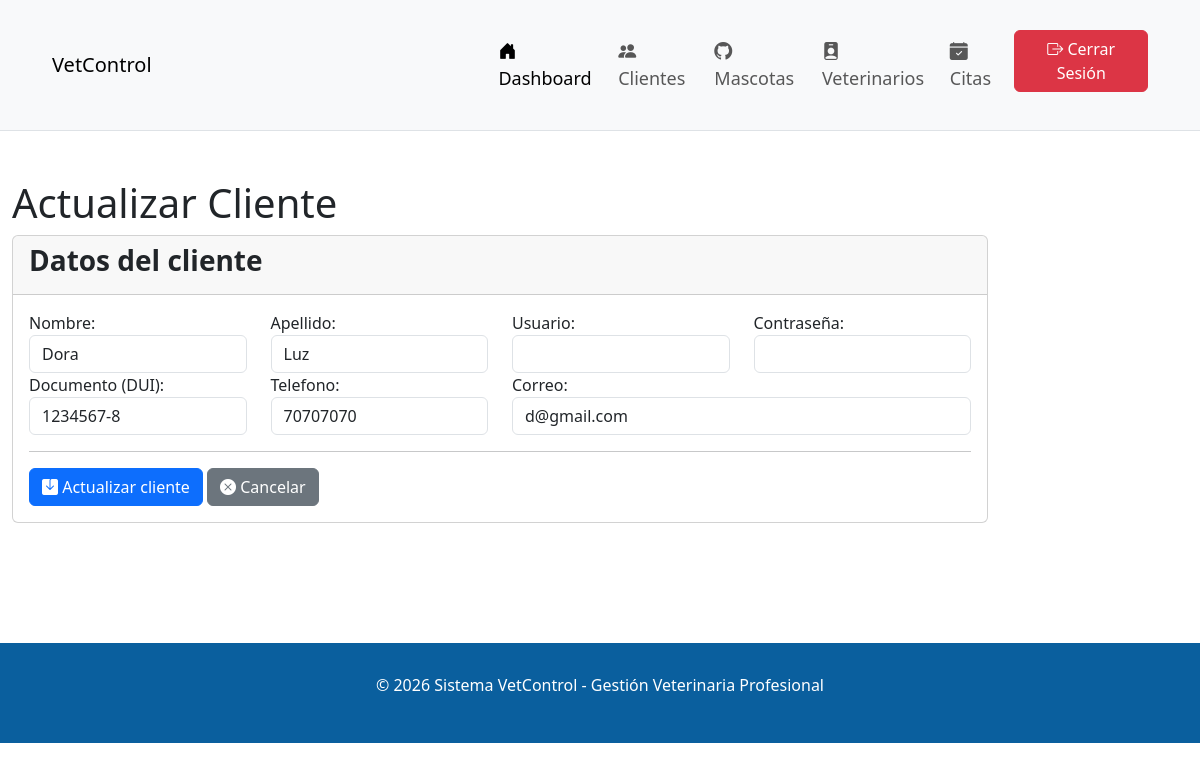
Page /index.php?accion=actualizarC&id_cliente=1 (signed in) on the earlier database version.
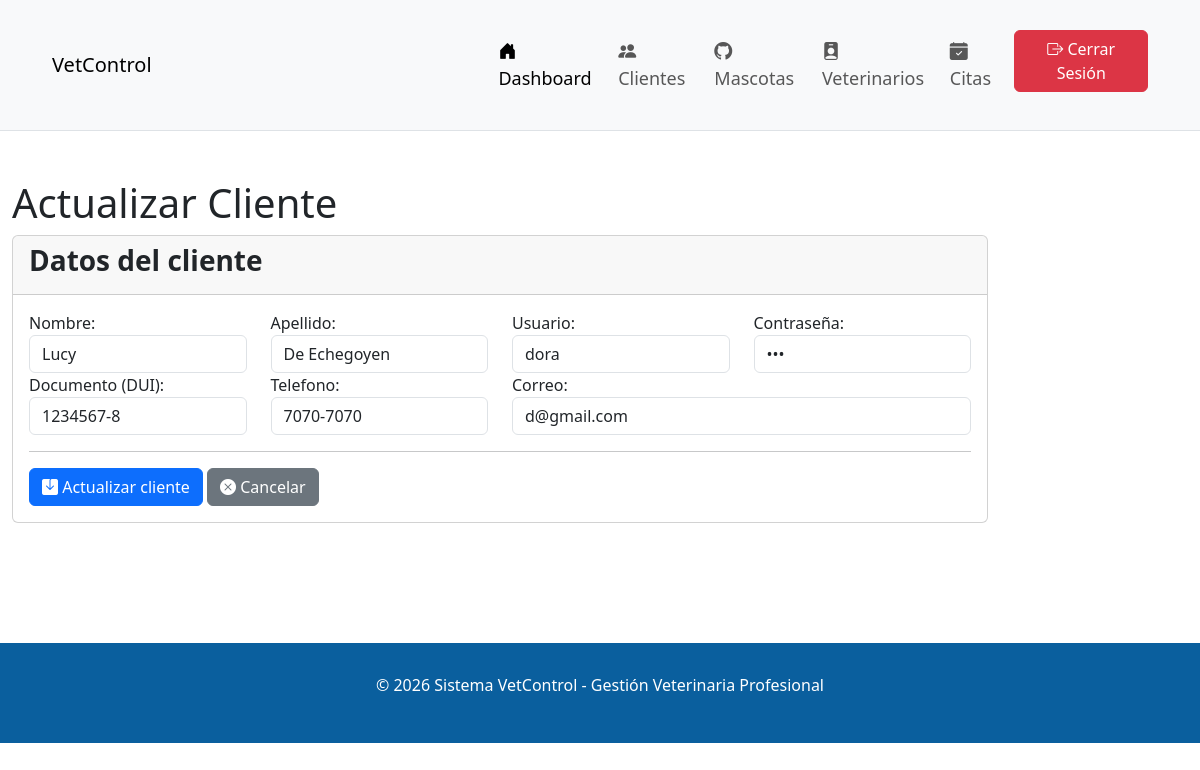
Same page on the later database version.
### tables this page shows
CREATE TABLE `clientes` (
  `id_cliente` int(11) NOT NULL,
  `nombre` varchar(50) NOT NULL,
  `apellido` varchar(50) NOT NULL,
  `usuario` varchar(25) NOT NULL,
  `clave` varchar(25) NOT NULL,
  `dui` varchar(10) DEFAULT NULL,
  `telefono` varchar(20) DEFAULT NULL,
  `correo` varchar(100) DEFAULT NULL,
  `id_usuario` int(11) DEFAULT NULL,
  `fecha_creacion` timestamp NOT NULL DEFAULT current_timestamp()
);

CREATE TABLE `usuarios` (
  `id_usuario` int(11) NOT NULL,
  `usuario` varchar(25) NOT NULL,
  `clave` varchar(25) NOT NULL,
  `id_rol` int(11) DEFAULT NULL
);

### conexion/conexion.php (called while the page is built, shortened)
<?php
class Conexion {
    public static function conectar(){
        $conexion = new mysqli("localhost","root","","vetcontrol_db");
        return $conexion;
    }
}
?>

### modelos/Admin.php (called while the page is built, shortened)
<?php
 require_once __DIR__ . "/../conexion/conexion.php";
class Admin {
    private $conexion;
    public function __construct(){
        $this->conexion = Conexion::conectar();
    }
public function obtenerClientePorId($id_cliente) {
    $sql = "SELECT c.*, u.usuario, u.clave
            FROM clientes c
            LEFT JOIN usuarios u ON c.id_usuario = u.id_usuario
            WHERE c.id_cliente = '$id_cliente'";
    $resultado = $this->conexion->query($sql);
    return $resultado->fetch_assoc();
}
}

### vistas/admin/actualizar_cliente.php (the view, shortened to what the changed rows need)
<!DOCTYPE html>
<html lang="es">
<head>
    <link rel="stylesheet" href="https://cdn.jsdelivr.net/npm/bootstrap-icons@1.13.1/font/bootstrap-icons.min.css">
    <link href="https://cdn.jsdelivr.net/npm/bootstrap@5.3.8/dist/css/bootstrap.min.css" rel="stylesheet">
</head>
<body>
 <nav class="navbar navbar-expand-lg bg-body-tertiary" style="background-color:  #0A5F9E; padding: 30px 40px; font-size: 18px; border-bottom: 1px solid #dee2e6;">
        <div class="container-fluid">
            <div style="diplay:flex; justify-content: space-between; width: 40%;">
            <a href="" class="navbar-brand">VetControl</a>
            </div>
            <div style="display: flex; justify-content: flex-end; width: 60%;">
            <ul class="navbar-nav me-auto mb-4 mb-lg-0">
                <li class="nav-item"><a href="#" class="nav-link active"><i class="bi bi-house-door-fill"></i> Dashboard</a></li>
                <li class="nav-item"><a href="index.php?accion=listarClientes" class="nav-link"><i class="bi bi-people-fill"></i> Clientes</a></li>
                <li class="nav-item"><a href="index.php?accion=listarMascotas" class="nav-link"><i class="bi bi-github"></i> Mascotas</a></li>
                <li class="nav-item"><a href="index.php?accion=listarVeterinarios" class="nav-link" ><i class="bi bi-person-badge-fill"></i> Veterinarios</a></li>
                <li class="nav-item"><a href="index.php?accion=listarCitas" class="nav-link" ><i class="bi bi-calendar-check-fill"></i> Citas</a></li>
                <div style="display: flex; justify-content: flex-end;">
                 <li class="nav-item"><a href="index.php?accion=salir" class="btn btn-danger" style="align-content: flex-end;"><i class="bi bi-box-arrow-right"></i> Cerrar Sesión</a></li>
                </div>
            </ul>
            </div>
        </div>
    </nav>
    <br><br>
    <div class="container-fluid">
        <h1>Actualizar Cliente</h1>
        <div class="row">
            <div class="col-md-10">
                <div class="card card-outline card-success">
                    <div class="card-header">
                        <h3 class="card-title"><b>Datos del cliente</b></h3>
                    </div>
                    <div class="card-body">
                        <form action="index.php?accion=actualizarC" method="POST">
                            <div class="row">
                                <div class="col-md-3">
                                    <div class="form-group">
                                        <label for="nombre">Nombre:</label>
                                        <input type="text" class="form-control" id="nombre" name="nombre" value="<?php echo $cliente['nombre']; ?>" required>
                                     </div>
                                </div>
                                <div class="col-md-3">
                                    <div class="form-group">
                                        <label for="apellido">Apellido:</label>
                                        <input type="text" class="form-control" id="apellido" name="apellido" value="<?php echo $cliente['apellido']; ?>" required>
                                     </div>
                                </div>
                                <div class="col-md-3">
                                    <div class="form-group">
                                        <label for="usuario">Usuario:</label>
                                        <input type="text" class="form-control" id="usuario" name="usuario" value="<?php echo $cliente['usuario']; ?>" required>
                                     </div>
                                </div>
                                <div class="col-md-3">
                                    <div class="form-group">
                                        <label for="clave">Contraseña:</label>
                                        <input type="password" class="form-control" id="clave" name="clave" value="<?php echo $cliente['clave']; ?>" required>
                                     </div>
                                </div>
                                <div class="col-md-3">
                                    <div class="form-group">
                                        <label for="dui">Documento (DUI):</label>
                                        <input type="text" class="form-control" id="dui" name="dui" value="<?php echo $cliente['dui']; ?>" required>
                                     </div>
                                </div>
                                <div class="col-md-3">
                                    <div class="form-group">
                                        <label for="telefono">Telefono:</label>
                                        <input type="text" class="form-control" id="telefono" name="telefono" value="<?php echo $cliente['telefono']; ?>" required>
                                     </div>
                                </div>
                                <div class="col-md-6">
                                    <div class="form-group">
                                        <label for="correo">Correo:</label>
                                        <input type="email" class="form-control" id="correo" name="correo" value="<?php echo $cliente['correo']; ?>" required>
                                     </div>
                                </div>
                           </div>
                           <hr>
                            <div class="row">
                                <div class="col-md-12">
                                    <button type="submit" class="btn btn-primary"><i class="bi bi-save-fill"></i> Actualizar cliente</button>
                                    <a href="index.php?accion=listarClientes" class="btn btn-secondary"><i class="bi bi-x-circle-fill"></i> Cancelar</a>
                                </div>
                            </div>
                        </form>
                    </div>
                </div>
            </div>
        </div>
    </div>
<br><br><br>
<br>
<br>
     <div class="container-fluid" style="background-color: #0A5F9E; color: white; padding: 30px; text-align: center;">
          <footer>
             <p>&copy; 2026 Sistema VetControl - Gestión Veterinaria Profesional</p>
         </footer>
     </div>
</body>
</html>

Differences in the rows shown:
changed clientes "d@gmail.com": nombre "Dora" → "Lucy"; apellido "Luz" → "De Echegoyen"; usuario (not shown) → "dora"; telefono "70707070" → "7070-7070"
